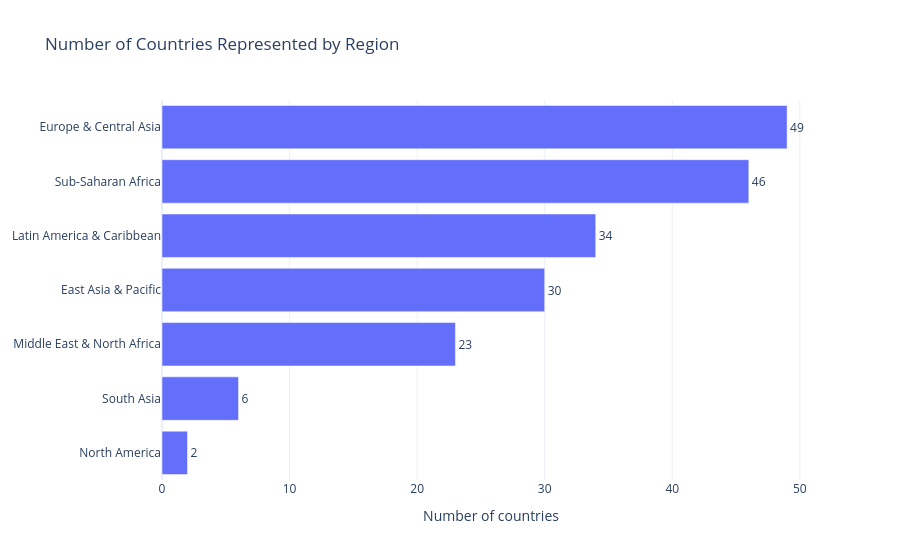

The notebook cell saved with this chart:
### Code cell
fig = px.bar(
    region_counts,
    x="country_count",
    y="region",
    orientation="h",
    text="country_count",
    title="Number of Countries Represented by Region",
    labels={
        "country_count": "Number of countries",
        "region": "Region"
    }
)

fig.update_traces(textposition="outside")

fig.update_layout(
    showlegend=False,
    yaxis_title=None
)

fig.show()

### Figure 1 — Plotly figure (JSON) as saved in the notebook; plotly's stock layout.template omitted (floating-point values rounded to 4 significant figures)
{"data": [{"hovertemplate": "Number of countries=%{text}<br>Region=%{y}<extra></extra>", "legendgroup": "", "marker": {"color": "#636efa", "pattern": {"shape": ""}}, "name": "", "orientation": "h", "showlegend": false, "text": [2.0, 6.0, 23.0, 30.0, 34.0, 46.0, 49.0], "textposition": "outside", "type": "bar", "x": [2, 6, 23, 30, 34, 46, 49], "xaxis": "x", "y": ["North America", "South Asia", "Middle East & North Africa", "East Asia & Pacific", "Latin America & Caribbean", "Sub-Saharan Africa", "Europe & Central Asia"], "yaxis": "y"}], "layout": {"barmode": "relative", "legend": {"tracegroupgap": 0}, "showlegend": false, "title": {"text": "Number of Countries Represented by Region"}, "xaxis": {"anchor": "y", "domain": [0, 1], "title": {"text": "Number of countries"}}, "yaxis": {"anchor": "x", "domain": [0, 1], "title": {}}}}
